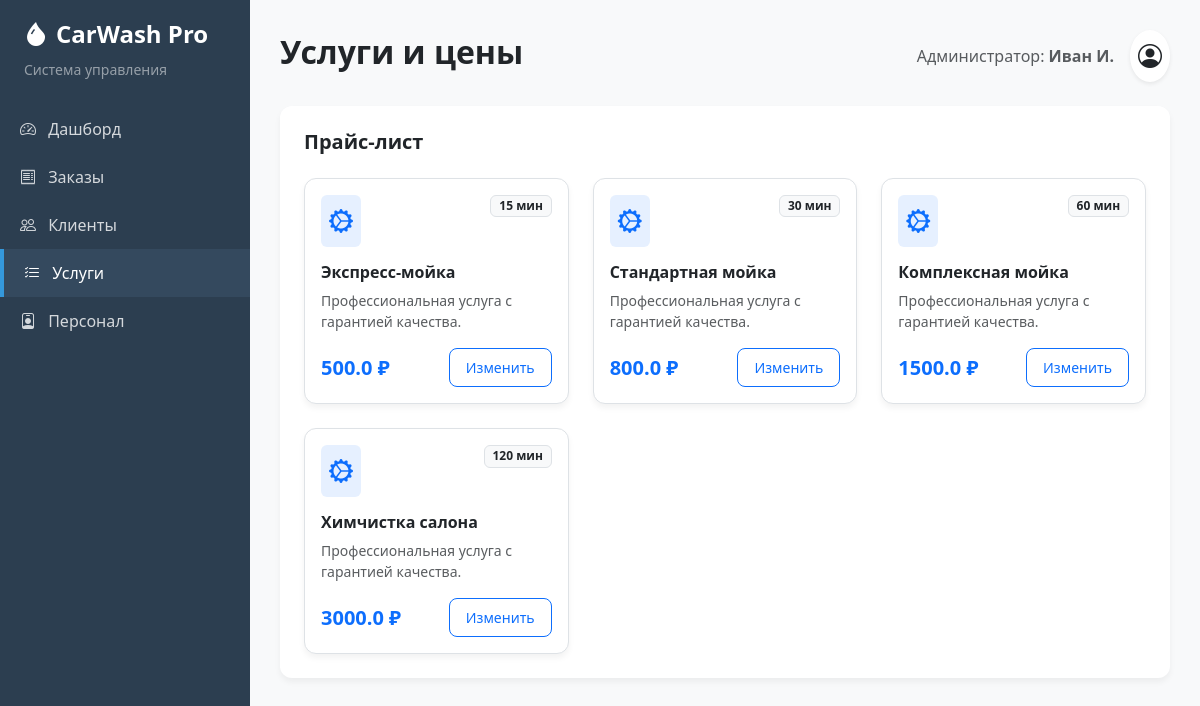
/services, run on the app's committed database.
### models.py (models this page shows)
class Service(db.Model):
    __tablename__ = 'services'
    s_id = db.Column(db.Integer, primary_key=True)
    s_name = db.Column(db.String(100), nullable=False)
    s_price = db.Column(db.Float, nullable=False)
    s_dur = db.Column(db.Integer, nullable=False) # В минутах

### app.py (the view)
@app.route('/services')
def services_page():
    services = Service.query.all()
    return render_template('services.html', services=services)

### templates/services.html
{% extends "base.html" %}
{% block title %}Услуги и цены{% endblock %}
{% block content %}
<div class="card p-4">
    <div class="d-flex justify-content-between align-items-center mb-4">
        <h5 class="fw-bold mb-0">Прайс-лист</h5>
    </div>
    <div class="row g-4">
        {% for service in services %}
        <div class="col-md-6 col-lg-4">
            <div class="card border p-3 h-100">
                <div class="d-flex justify-content-between align-items-start mb-3">
                    <div class="bg-primary bg-opacity-10 p-2 rounded">
                        <i class="bi bi-gear-wide-connected text-primary fs-4"></i>
                    </div>
                    <span class="badge bg-light text-dark border">{{ service.s_dur }} мин</span>
                </div>
                <h6 class="fw-bold mb-2">{{ service.s_name }}</h6>
                <p class="text-muted small mb-3">Профессиональная услуга с гарантией качества.</p>
                <div class="mt-auto d-flex justify-content-between align-items-center">
                    <span class="fs-5 fw-bold text-primary">{{ service.s_price }} ₽</span>
                    <button class="btn btn-sm btn-outline-primary">Изменить</button>
                </div>
            </div>
        </div>
        {% endfor %}
    </div>
</div>
{% endblock %}

### static/style.css (style rules this page uses)
#content > * { animation: fadeIn 0.4s ease-out forwards; }
.btn { border-radius: 8px; font-weight: 500; padding: 8px 16px; }

### templates/base.html (style rules this page uses)
:root { --sidebar-width: 250px; --primary-color: #2c3e50; --secondary-color: #34495e; --accent-color: #3498db; --bg-light: #f8f9fa; }
body { background-color: var(--bg-light); font-family: 'Segoe UI', Tahoma, Geneva, Verdana, sans-serif; }
.card { border: none; border-radius: 12px; box-shadow: 0 4px 6px rgba(0,0,0,0.05); transition: transform 0.2s; }

### data on the page
Service: s_dur "15", s_name "Экспресс-мойка", s_price "500.0"
Service: s_dur "30", s_name "Стандартная мойка", s_price "800.0"
Service: s_dur "60", s_name "Комплексная мойка", s_price "1500.0"
Service: s_dur "120", s_name "Химчистка салона", s_price "3000.0"
